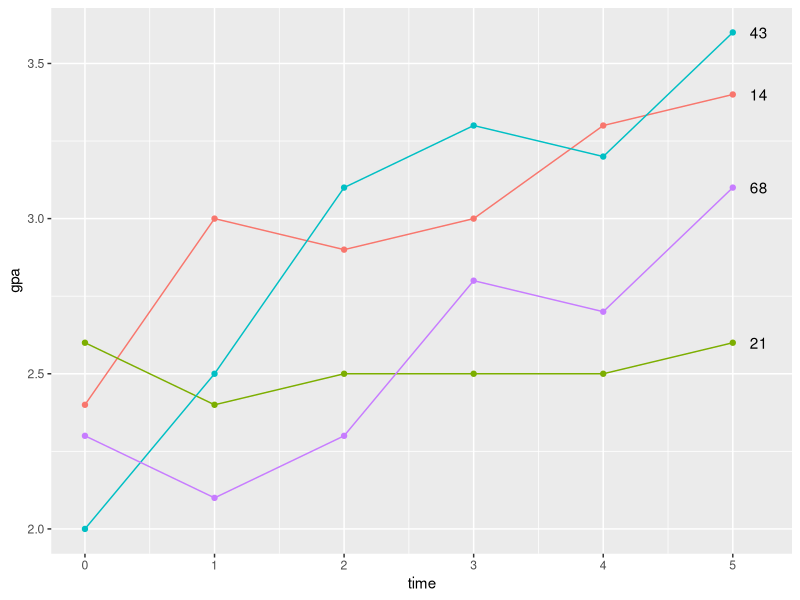
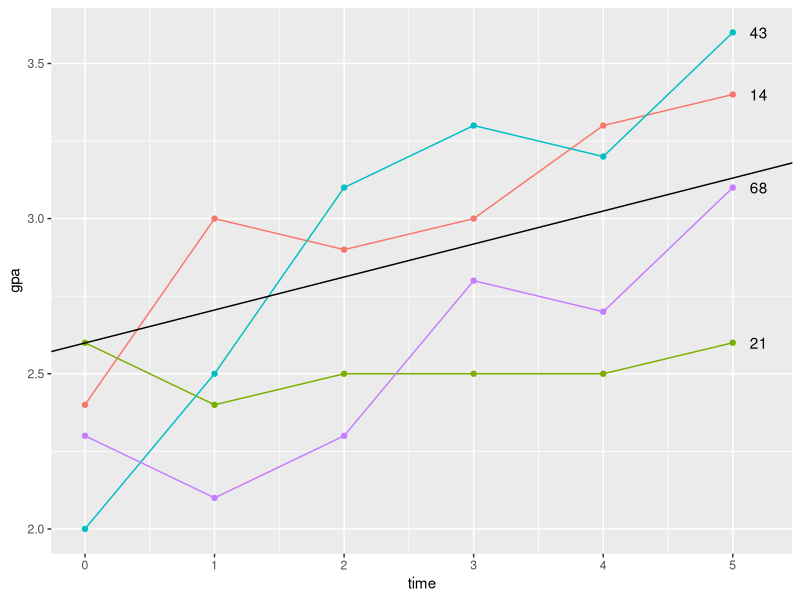
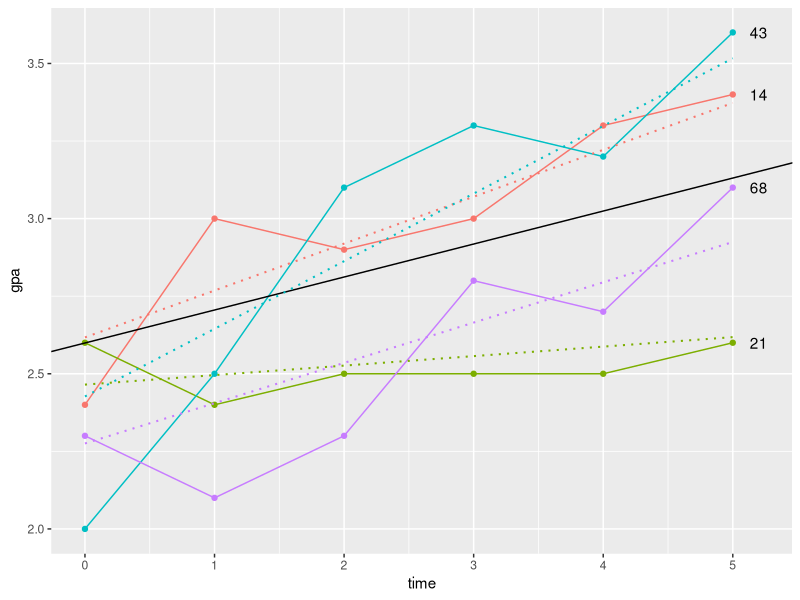

The R script that drew these images, in order:
## ---- chunk 1
knitr::opts_chunk$set(echo = TRUE)
knitr::opts_chunk$set(message=FALSE)
options(knitr.kable.NA = '')

## ---- chunk 2
# Sammlung von Paketen, viel zu Datenmanipulation
library("tidyverse")
# Für die Berechnung der Multilevel Modelle
library("nlme")
# Für die Weiterverarbeitung der Ergebnisse des Pakets nlme
library("broom.mixed")
# Wird einmal für die Darstellung einer Tabelle benötigt
library("kableExtra")
## ---- chunk 3
gpa_data <- read.csv2(file = "./data/gpa2.csv")
head(gpa_data)
str(gpa_data)
## ---- chunk 4
gpa_data <- select(gpa_data, student, sex, starts_with("gpa"))
gpa_data <- rename(gpa_data, student_id = student)
head(gpa_data)
## ---- chunk 5
gpa_data_long <- pivot_longer(gpa_data, 
                    cols = c("gpa1", "gpa2", "gpa3", "gpa4", "gpa5", "gpa6"),
                    names_to = "time",
                    values_to = "gpa")
gpa_data_long
## ---- chunk 6
gpa_data_long <- gpa_data_long%>%
  group_by(student_id)%>%
  mutate(time = 1:n()-1)
print(gpa_data_long, n = 15)
## ---- chunk 7
gpa_subsample <- gpa_data_long%>%
  filter(student_id %in% c(14, 21, 43, 68))
gpa_subsample

graph_cases <- ggplot(gpa_subsample, aes(x = time, y = gpa, group = student_id)) +
               # Angabe, dass die Werte als Linien dargestellt werden sollen
               geom_line(aes(color = as.factor(student_id))) +
               # Die Werte der Personen sollen zusätzlich als Punkte dargestellt werden
               geom_point(aes(color = as.factor(student_id))) +
               # Die Gerade sollen mit der ID beschriftet werden
               geom_text(data = filter(gpa_subsample, time == last(time)),
                         aes(label = as.factor(student_id)),
                         position = position_nudge(x = 0.2),
                         check_overlap = TRUE) +
               theme(legend.position = "none")
graph_cases
## ---- chunk 8
mod1 <- lme(gpa ~ time, random = ~ 1 + time | student_id, data = gpa_data_long)
summary(mod1)
## ---- chunk 9
mod1_coef <- tidy(mod1, conf.int = TRUE, conf.level = 0.95)
kbl(mod1_coef, digits = 2) %>%
  kable_styling(bootstrap_options = "striped")
## ---- chunk 10
fix_intercept <- summary(mod1)$coef$fixed[[1]]
fix_slope <- summary(mod1)$coef$fixed[[2]]

graph_fixed <- graph_cases +
               geom_abline(intercept = fix_intercept, slope = fix_slope)
graph_fixed
## ---- chunk 11
mod1_data <- augment(mod1)
mod1_data
## ---- chunk 12
mod1_subsample <- filter(mod1_data, student_id %in% c(14, 21, 43, 68))
mod1_subsample

graph_indi <- graph_fixed +
              geom_line(data = mod1_subsample,
                        aes(x = time, y = .fitted,
                            color = as.factor(student_id)),
                        linetype = "dotted",
                        size = 0.7
                        )

graph_indi
